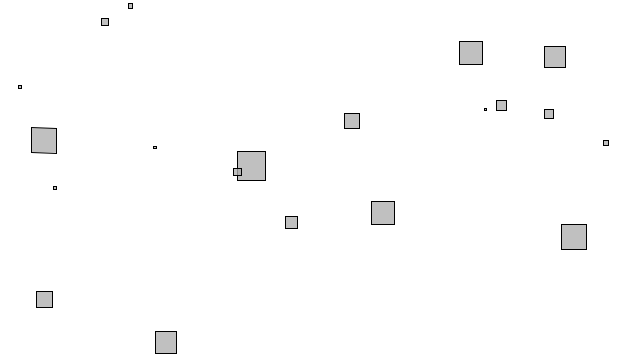
Frame 1 (no input)
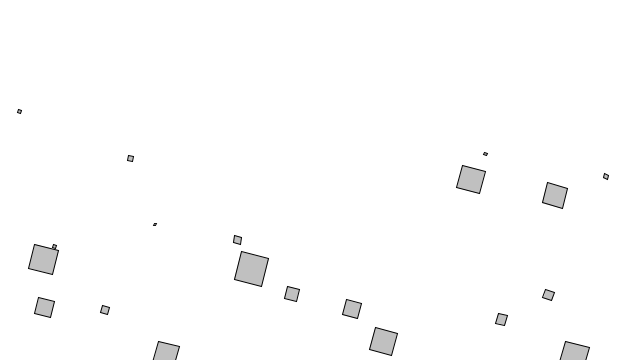
Frame 60 (the mouse pressed at the canvas centre just before this capture)
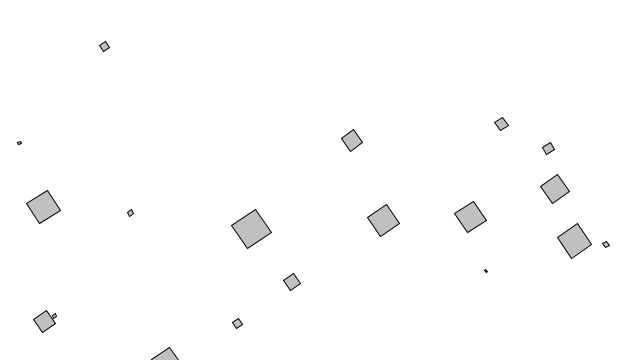
Frame 120 (the mouse held since frame 60 and released just before this capture)

The Processing sketch that drew these frames (run headless with seeded random() and noise(); from frame 60 on, the mouse is pressed at the canvas centre):

// Processing sketch: noc03_02_angle_mover
// ── noc03_02_angle_mover.pde

Mover[] movers = new Mover[20];

PVector gravity;

void setup() {
  size(640,360);
  
  gravity = new PVector(0.0,0.1);
  
  for(int i=0;i<movers.length;i++) {
    movers[i] = new Mover(random(0.1,2), random(width),random(height));
  }
}

void draw() {
  background(255);
  
  for(int i=0;i<movers.length;i++) {
    
    movers[i].applyForce(gravity);
    movers[i].update();
    movers[i].checkEdges();
    movers[i].display();
  }
  
  
}
// ── Mover.pde
class Mover {
  
  PVector location;
  PVector velocity;
  PVector acceleration;
  
  float mass;
  
  float angle = 0;
  float aVelocity = 0;
  float aAcceleration = 0.001;
  
  float G;
  
  Mover(float m, float x, float y) {
    mass = m;
    location = new PVector(x,y);
    velocity = new PVector(0,0);
    acceleration = new PVector(0,0);
    G = 1.0;
  }
  
  void applyForce(PVector force) {
    PVector f = PVector.div(force, mass);
    acceleration.add(f);
  }
  
  void update(){   
    
    velocity.add(acceleration);    
    location.add(velocity);
    
    aVelocity += aAcceleration;
    angle += aVelocity;
    
    acceleration.mult(0);
  }
  
  void display() {
    stroke(0);
    fill(175,200);
    rectMode(CENTER);
    
    pushMatrix();
    translate(location.x, location.y);
    rotate(angle);
    rect(0,0,mass*16,mass*16);
    popMatrix();
    
  }  
  
  
  void checkEdges() {
    if (location.x > width) {      
      velocity.x *= -1;
    } else if (location.x < 0) {      
      velocity.x *= -1;      
    }    
    
    if (location.y > height) {
      velocity.y *= -1;
    } else if (location.y < 0) {
      velocity.y *= -1;
    }
  }  
    
}
